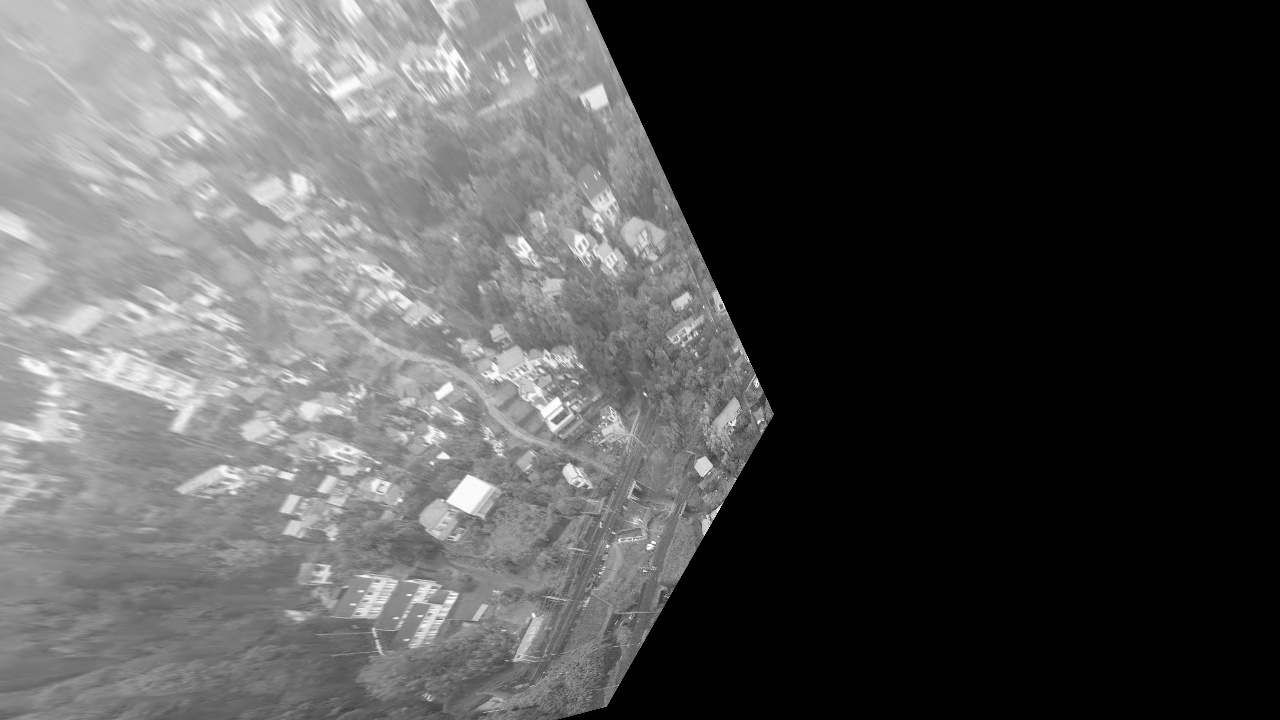
#> input picture gray_result.jpg, 1280 x 720 px
$ python binary.py
#> lines starting #> are read from the running program, lines starting #| are printed output that depends on the picture; after the words box and inside, x2 and y2 are one past the last pixel; in counts of white or black regions, pixels touching at a corner belong together
import cv2
import numpy as np

img = cv2.imread("gray_result.jpg")
#> img is the input picture: shape (720, 1280, 3); min 0, max 255, mean 82
img_gray = cv2.cvtColor(img, cv2.COLOR_BGR2GRAY) #BGR2を指定してグレースケール化
ret2, img_binary = cv2.threshold(img_gray, 0, 255, cv2.THRESH_OTSU) #大津の二値化
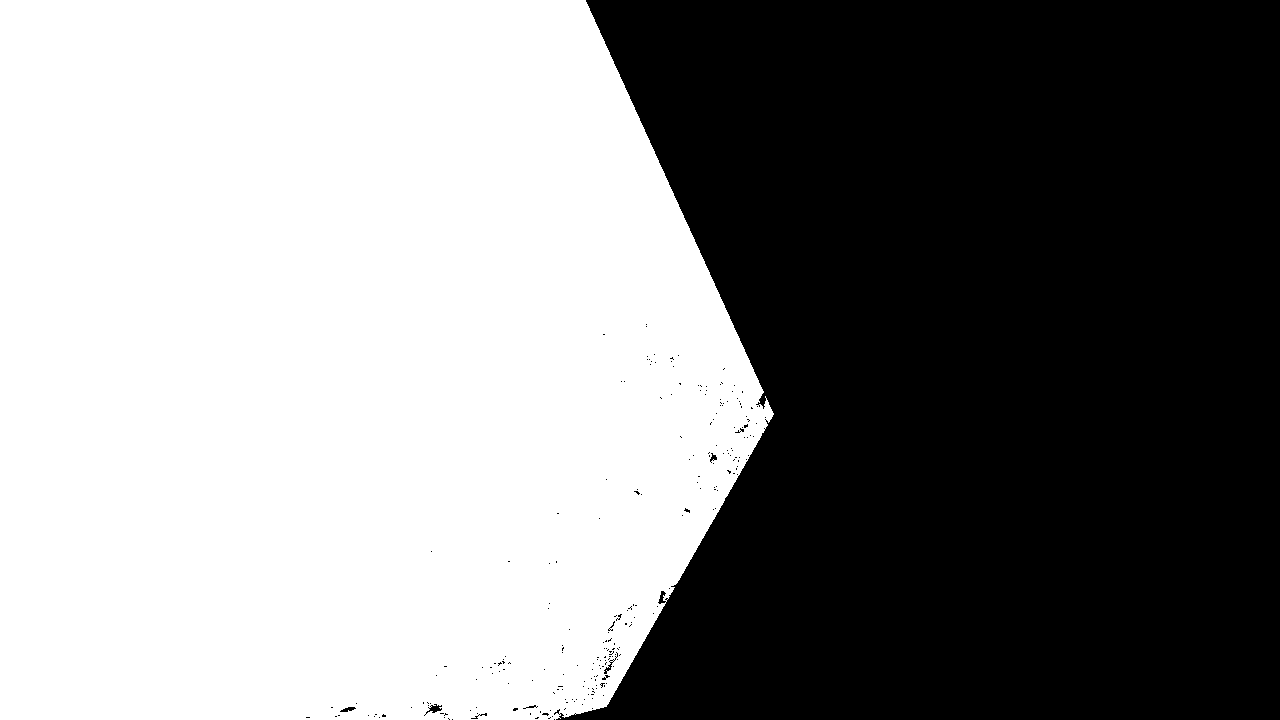
#> img_binary: shape (720, 1280); 53.2% white; 245 black regions (238 under 20 px), largest, box (x1, y1, x2, y2) and area: (554, 0, 1280, 720) 430537, (424, 704, 442, 716) 79, (604, 652, 618, 674) 54
#> ret2 = 77
print("ret: {}".format(ret2)) #閾値表示
#| ret: 77.0

kernel = np.array([
    [0, 0, 0],
    [1, 1, 1],
    [0, 0, 0],
], dtype=np.uint8)
img_delation = cv2.dilate(img_binary, kernel, iterations=10)
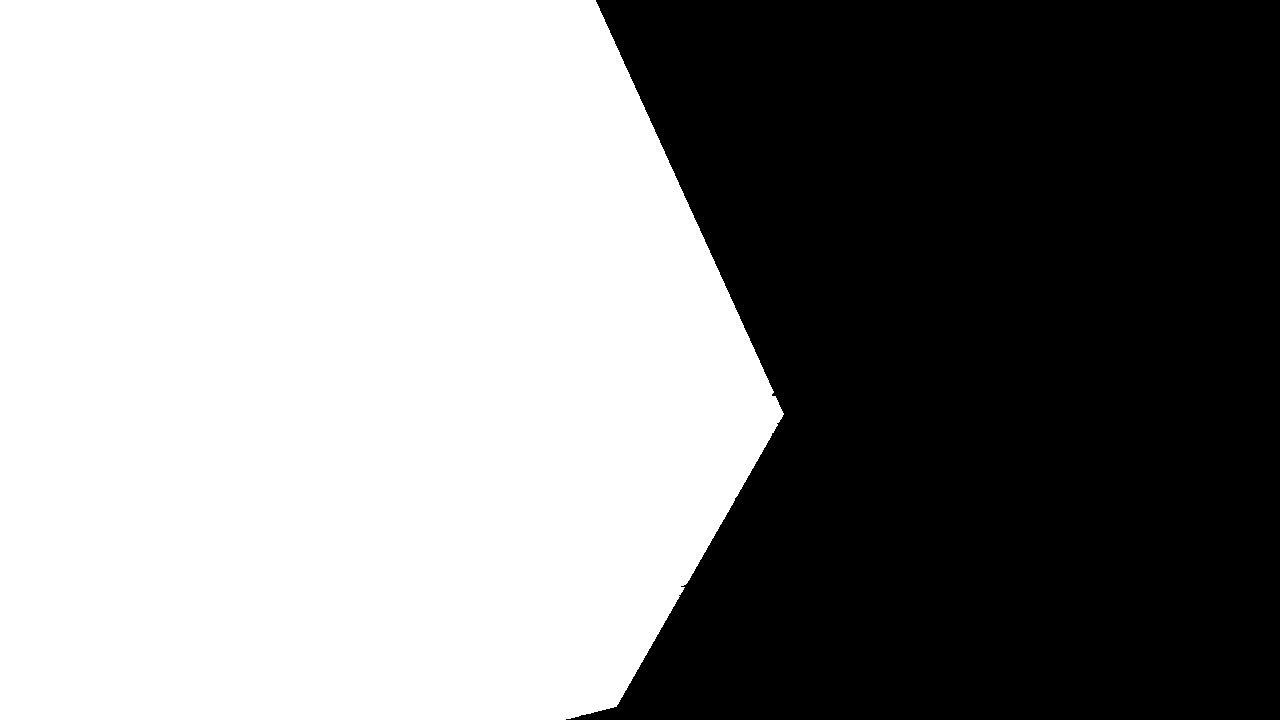
#> img_delation: shape (720, 1280); 54.1% white; 1 black region, box (x1, y1, x2, y2) and area: (566, 0, 1280, 720) 423180
img_erosion = cv2.erode(img_delation, kernel, iterations=10)
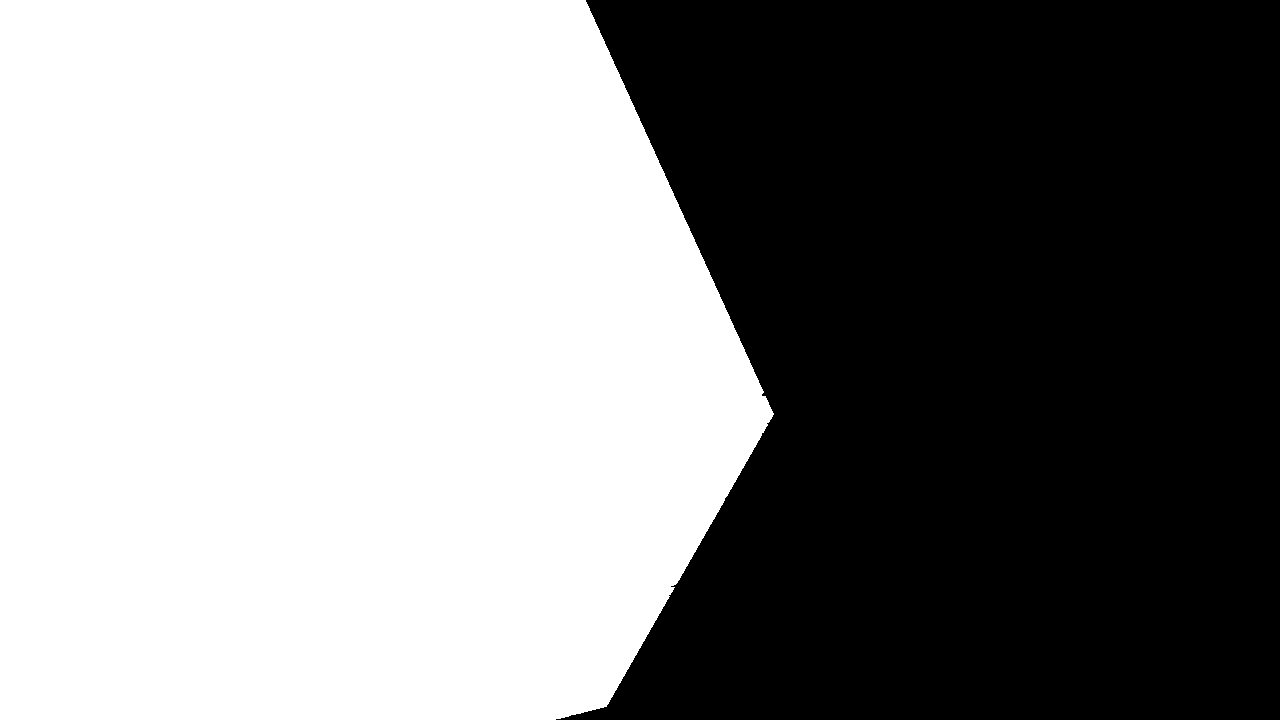
#> img_erosion: shape (720, 1280); 53.3% white; 1 black region, box (x1, y1, x2, y2) and area: (556, 0, 1280, 720) 430380


cv2.imwrite("binary_result.jpg", img_erosion)
